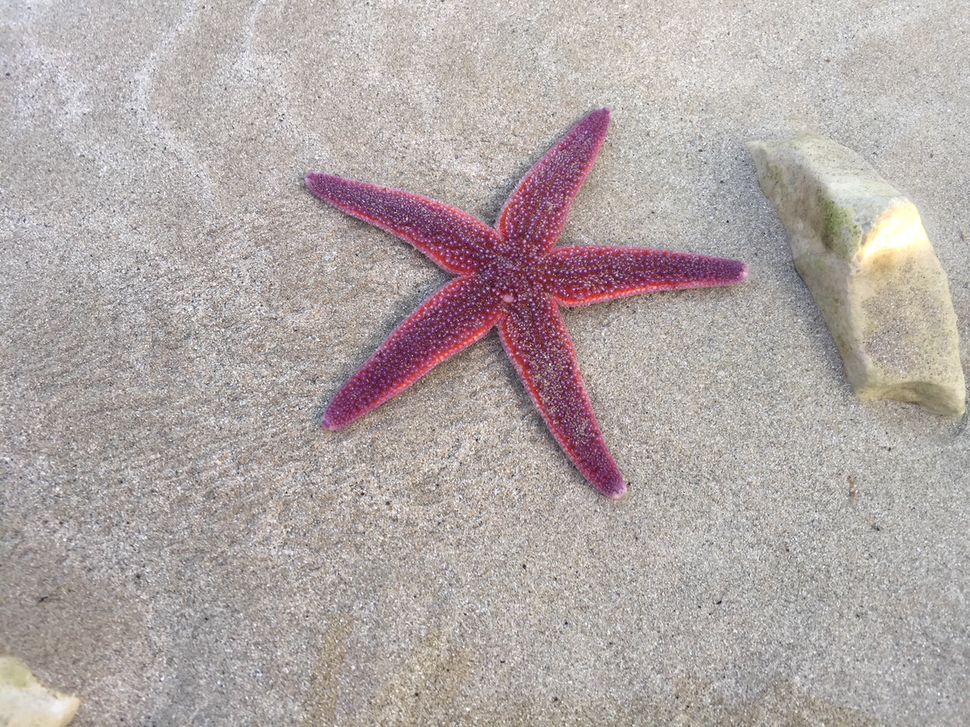
#> input picture starfish.png, 970 x 727 px, shrunk from 1280 x 960 before the run
$ python thresholding.py   (older library calls are emulated)
#> lines starting #> are read from the running program, lines starting #| are printed output that depends on the picture; after the words box and inside, x2 and y2 are one past the last pixel; in counts of white or black regions, pixels touching at a corner belong together
import cv2 as cv
import numpy as np
import matplotlib.pyplot as plt
import time

pics = []
names = []

original1 = cv.imread("starfish.png")
#> original1 is the input picture: shape (727, 970, 3); mean B, G, R 166, 167.4, 176.8
#original2 = cv.cvtColor(original1, cv.COLOR_BGR2RGB)
# pics.append(original1)
# names.append('Original')


# GREY, BLACK AND WHITE

grey = cv.cvtColor(original1, cv.COLOR_BGR2GRAY)
# pics.append(grey)
# names.append('Greyscale')
#cv.imshow('greyscale',grey)


# BLURRING #######################################################################

# STANDARD

blurred = cv.medianBlur(original1,5)
# pics.append(blurred)
# names.append('Blurred')

# DENOISING

h       = 20
hColor  = 20

templateWindowSize  = 7
searchWindowSize    = 21

#pics.append(cv.cvtColor(cv.fastNlMeansDenoisingColored(original1, None,h,hColor,templateWindowSize,searchWindowSize),cv.COLOR_BGR2RGB))
denoise = cv.fastNlMeansDenoisingColored(original1, None,h,hColor,templateWindowSize,searchWindowSize)
# pics.append(denoise)
# names.append('Denoised')

# GAUSSIAN FILTERING
gaus_blur = cv.GaussianBlur(grey,(9,9),0)

# pics.append(gaus_blur)
# names.append('Gaussian blur')

# THRESHOLDING ###################################################################

# BINARY THRESHOLD

(thresh, bnw) = cv.threshold(grey, 127,255,cv.THRESH_BINARY)
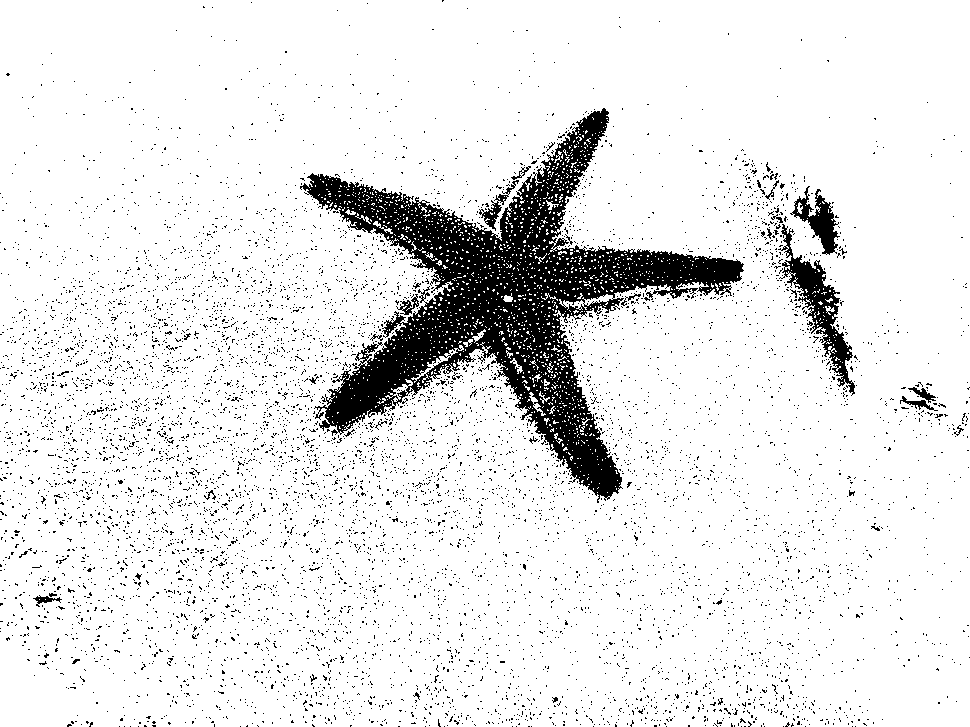
#> bnw: shape (727, 970); 90.4% white; 7903 black regions (7867 under 20 px), largest, box (x1, y1, x2, y2) and area: (300, 108, 744, 503) 45033, (778, 224, 855, 396) 3019, (790, 186, 840, 255) 1263
# pics.append(bnw)
# names.append('Black n White')
#cv.imshow('black n white',bnw)

# compare with blurred

grey_blurred = cv.cvtColor(blurred,cv.COLOR_BGR2GRAY)
# pics.append(grey_blurred)
# names.append('Grey blurred')

(thresh, bnw_blurred) = cv.threshold(grey_blurred, 127,255,cv.THRESH_BINARY)
#> bnw_blurred: shape (727, 970); 92.1% white; 86 black regions (71 under 20 px), largest, box (x1, y1, x2, y2) and area: (302, 109, 743, 499) 49468, (783, 257, 855, 393) 3065, (793, 190, 838, 254) 1245
# [15 lines of commented-out code are left out]

ret_otsu1,otsu1 = cv.threshold(grey,0,255,cv.THRESH_BINARY+cv.THRESH_OTSU)
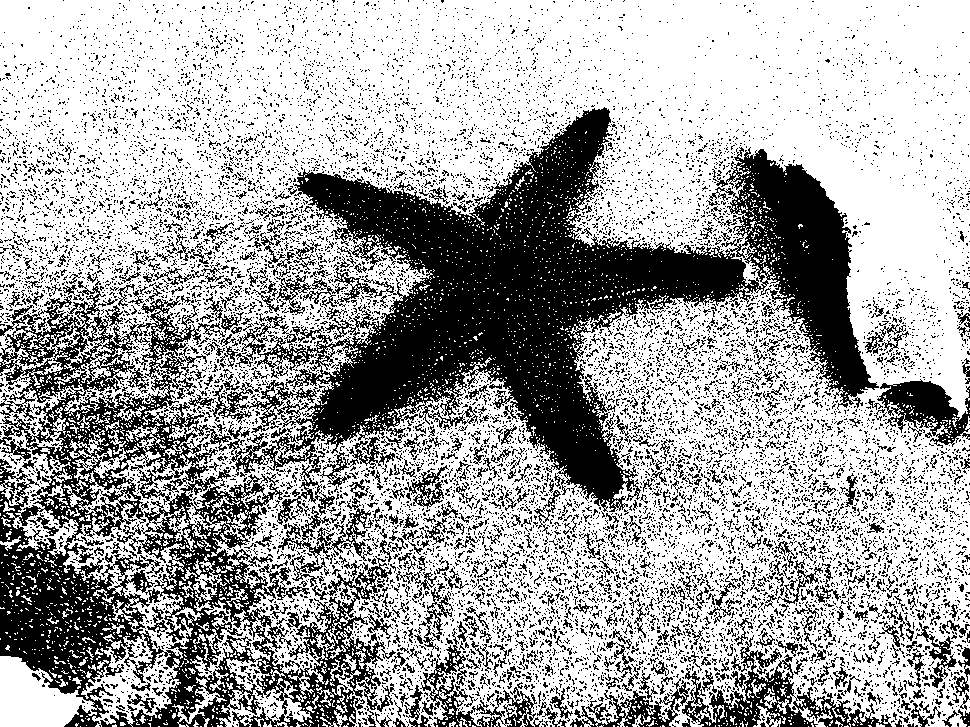
#> otsu1: shape (727, 970); 65.6% white; 13272 black regions (12616 under 20 px), largest, box (x1, y1, x2, y2) and area: (209, 107, 879, 525) 93107, (0, 279, 396, 727) 58984, (570, 635, 892, 727) 6715
#> ret_otsu1 = 161
# pics.append(otsu1)
# names.append('Otsu')
ret_otsu2,otsu2 = cv.threshold(grey_blurred,0,255,cv.THRESH_BINARY+cv.THRESH_OTSU)
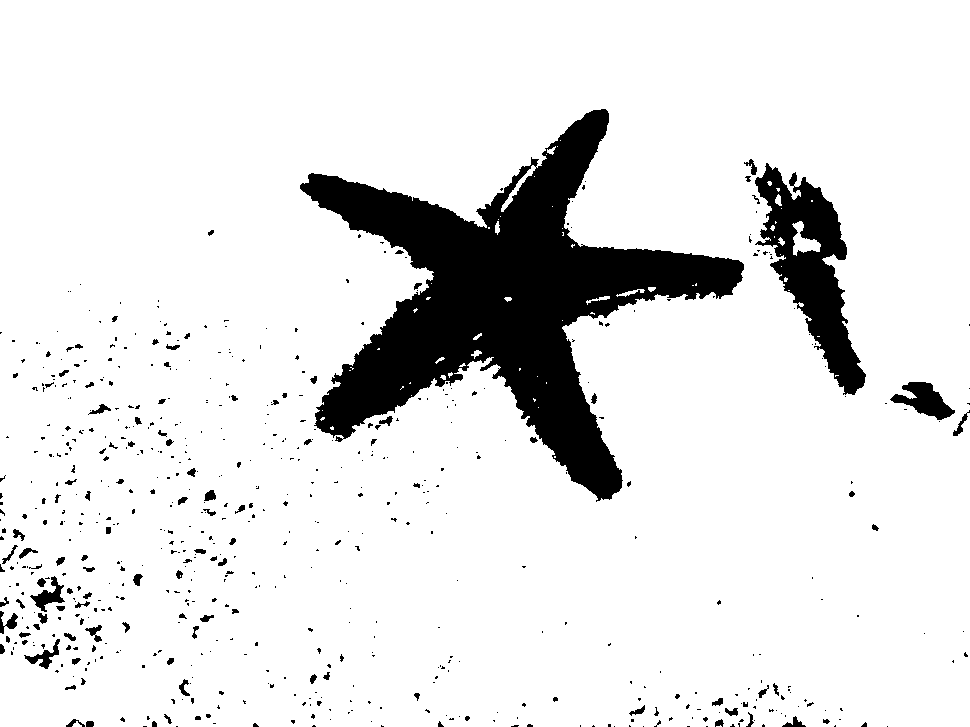
#> otsu2: shape (727, 970); 89% white; 641 black regions (530 under 20 px), largest, box (x1, y1, x2, y2) and area: (300, 109, 744, 502) 58280, (755, 163, 866, 395) 10214, (890, 382, 955, 420) 1210
#> ret_otsu2 = 142
pics.append(otsu2)
names.append('Otsu blurred')


# EDGE DETECTION ####################################################################

# use denoised image, morphological edge detector
elKernel = cv.getStructuringElement(cv.MORPH_ELLIPSE, (13,13))
gradient = cv.morphologyEx(denoise, cv.MORPH_GRADIENT, elKernel)
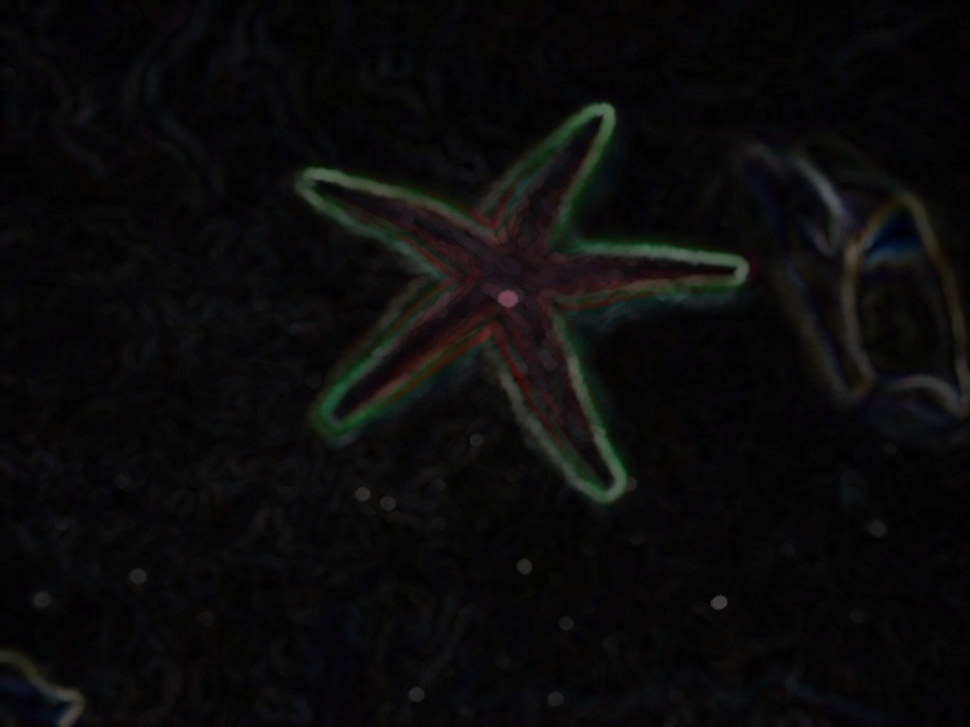
#> gradient: shape (727, 970, 3); mean B, G, R 11.1, 11, 11.3
# pics.append(gradient)
# names.append('Edges')

# canny edge detector
canny = cv.Canny(denoise,50,100)
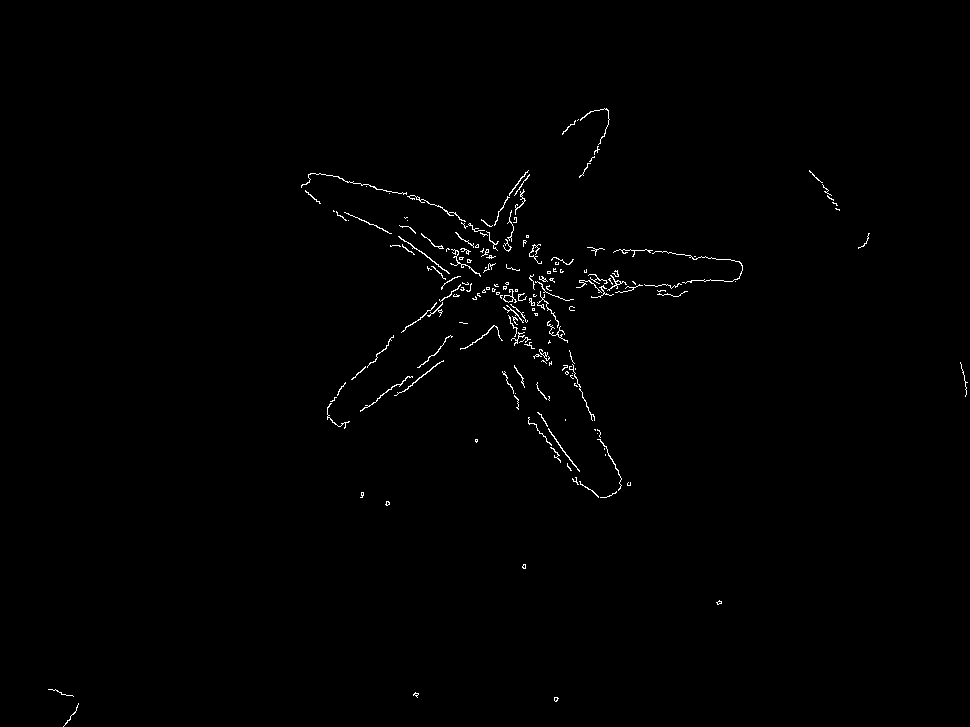
#> canny: shape (727, 970); 0.66% white in thin lines or dots, all inside (x1, y1, x2, y2) = (48, 108, 968, 727)
# pics.append(canny)
# names.append('Canny')


# FILLING REGION OF INTEREST

# close operation
closingKernel = cv.getStructuringElement(cv.MORPH_ELLIPSE, (10,10))
close = cv.morphologyEx(otsu2, cv.MORPH_CLOSE, closingKernel)
#> close: shape (727, 970); 90.6% white; 5 black regions, box (x1, y1, x2, y2) and area: (304, 110, 744, 500) 56021, (770, 183, 866, 395) 8554, (909, 383, 952, 420) 985, (758, 170, 783, 202) 554, (37, 593, 61, 606) 243

pics.append(close)
names.append('Closed')

# erode
eroded = cv.erode(close, None, iterations=6)
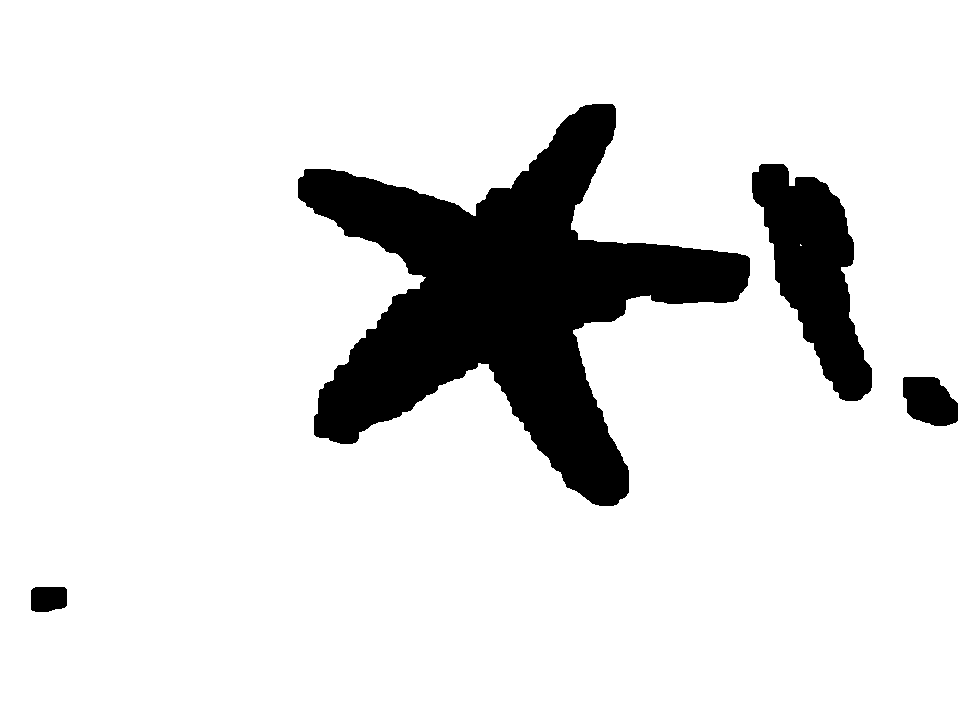
#> eroded: shape (727, 970); 87.4% white; 4 black regions, box (x1, y1, x2, y2) and area: (298, 104, 750, 506) 71085, (752, 164, 872, 401) 14498, (903, 377, 958, 426) 2100, (31, 587, 67, 612) 832

pics.append(eroded)
names.append('Eroded')

# find contours
(cnting, contours, _) = cv.findContours(eroded.copy(), cv.RETR_EXTERNAL, cv.CHAIN_APPROX_SIMPLE)
#> contours = [[[0, 0], [0, 726], [969, 726], [969, 0]]]


for i,pic in enumerate(pics):
    cv.imshow(names[i],pic)
#> this loop made 3 passes


cv.waitKey(0)
cv.destroyAllWindows()


# DENOISING #######################################################################


## HISTOGRAMS ##############

# run histograms?
run_hist = 1
